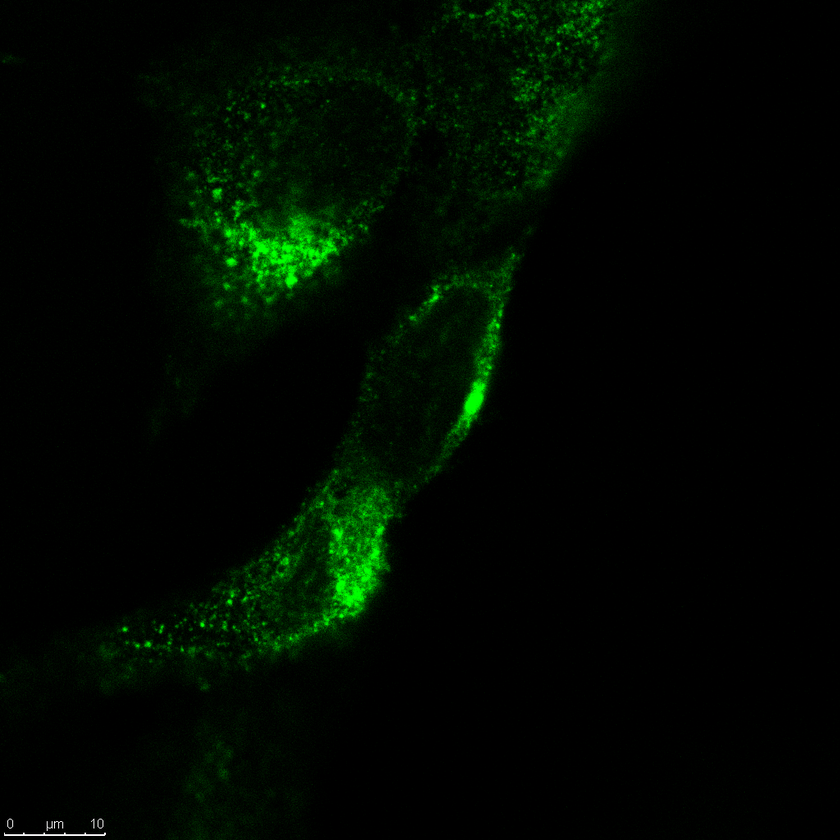
#> input picture e3 hol 1250 1500_z0_ch02.tif, 840 x 840 px, shrunk from 1024 x 1024 before the run, found by its file name
$ python gray_scale.py
#> lines starting #> are read from the running program, lines starting #| are printed output that depends on the picture
import matplotlib.pyplot as plt
import cv2
from skimage import data
from skimage.color import rgb2gray

def grayschale(img):
    """converts the image into a grayscale"""
#> called with img = 'e3 hol 1250 1500_z0_ch02.tif'
    original = cv2.imread(img)
#> original is the input picture: shape (840, 840, 3); mean B, G, R 0.1, 9.4, 0.1
    grayscale = rgb2gray(original)
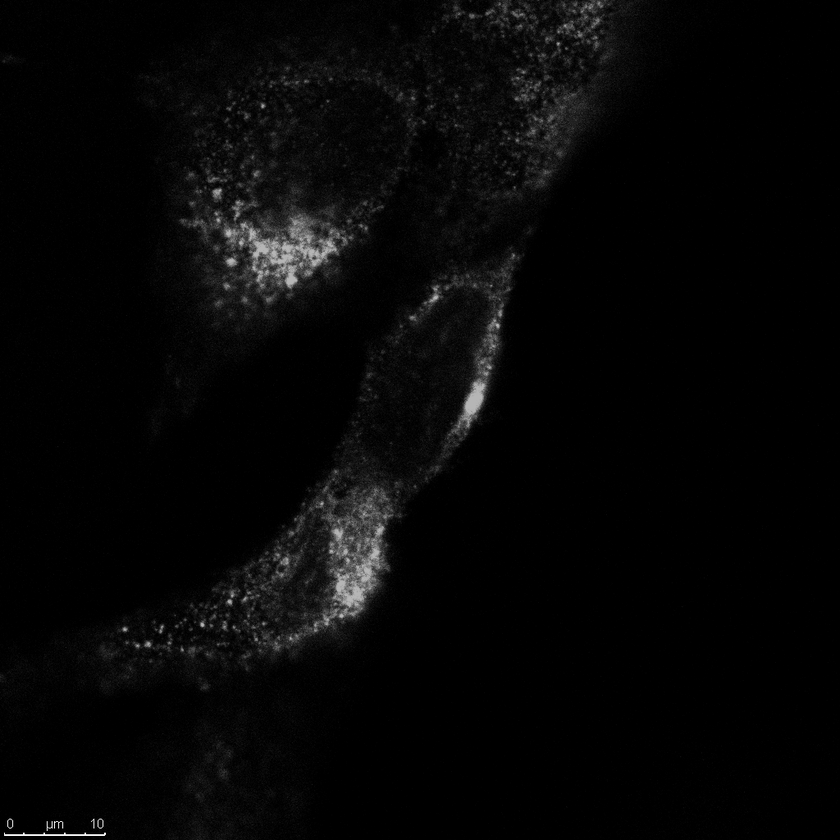
#> grayscale: shape (840, 840) float64; min 0, max 1, mean 0.0266

    fig, axes = plt.subplots(1, 2, figsize=(8, 4))
    ax = axes.ravel()

    ax[0].imshow(original)
    ax[0].set_title("Original")
    ax[1].imshow(grayscale, cmap=plt.cm.gray)
    ax[1].set_title("Grayscale")

    fig.tight_layout()
    plt.show()
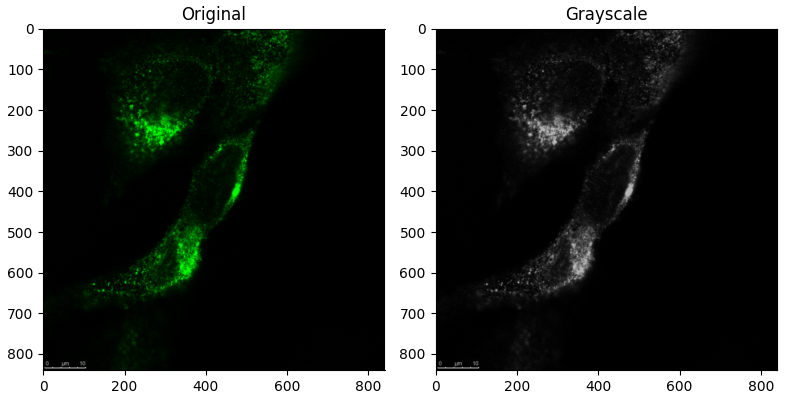
#> figure drawn by matplotlib, 2 panels
    return grayscale

print (grayschale('e3 hol 1250 1500_z0_ch02.tif'))

$ run again, with e3 hol 1250 1500_z0_ch01.tif copied over e3 hol 1250 1500_z0_ch02.tif
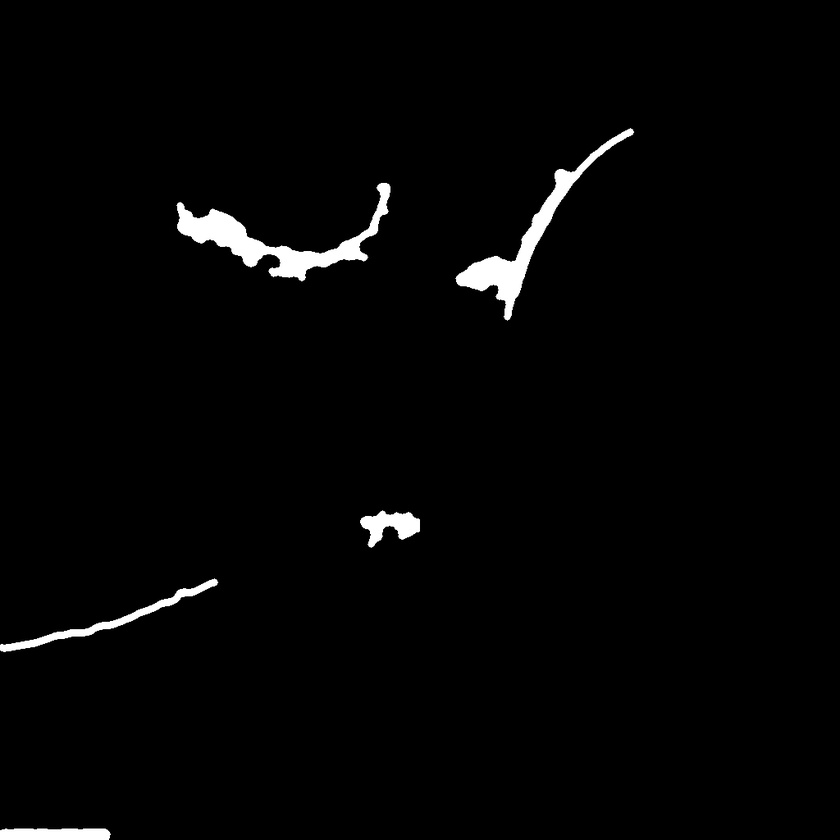
#> input picture e3 hol 1250 1500_z0_ch01.tif, 840 x 840 px, shrunk from 1024 x 1024 before the run, found by its file name
#> in grayschale, original is the input picture: shape (840, 840, 3); min 0, max 255, mean 4.8
#> in grayschale, `plt.show()`:
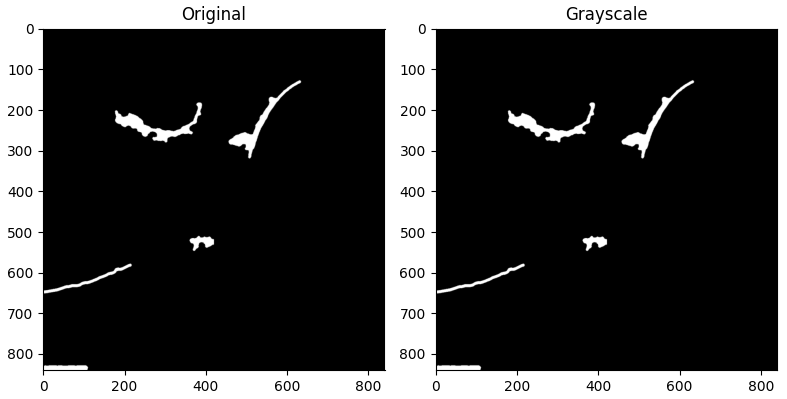
#> figure drawn by matplotlib, 2 panels

$ run again, with e3 hol 1500 11000_z0_ch01.tif copied over e3 hol 1250 1500_z0_ch02.tif
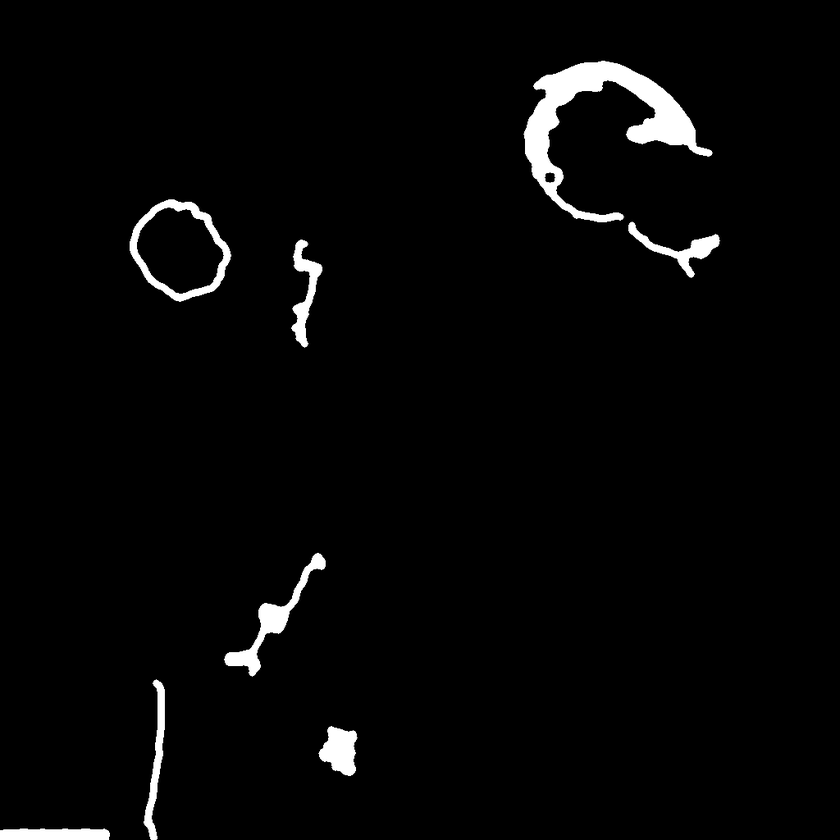
#> input picture e3 hol 1500 11000_z0_ch01.tif, 840 x 840 px, shrunk from 1024 x 1024 before the run, found by its file name
#> in grayschale, original is the input picture: shape (840, 840, 3); min 0, max 255, mean 6.7
#> in grayschale, `plt.show()`:
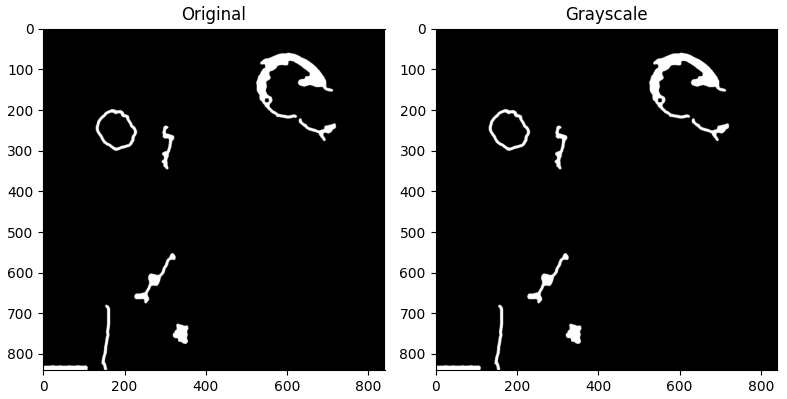
#> figure drawn by matplotlib, 2 panels

$ run again, with e4 hol e4 rec3_z0_ch01.tif copied over e3 hol 1250 1500_z0_ch02.tif
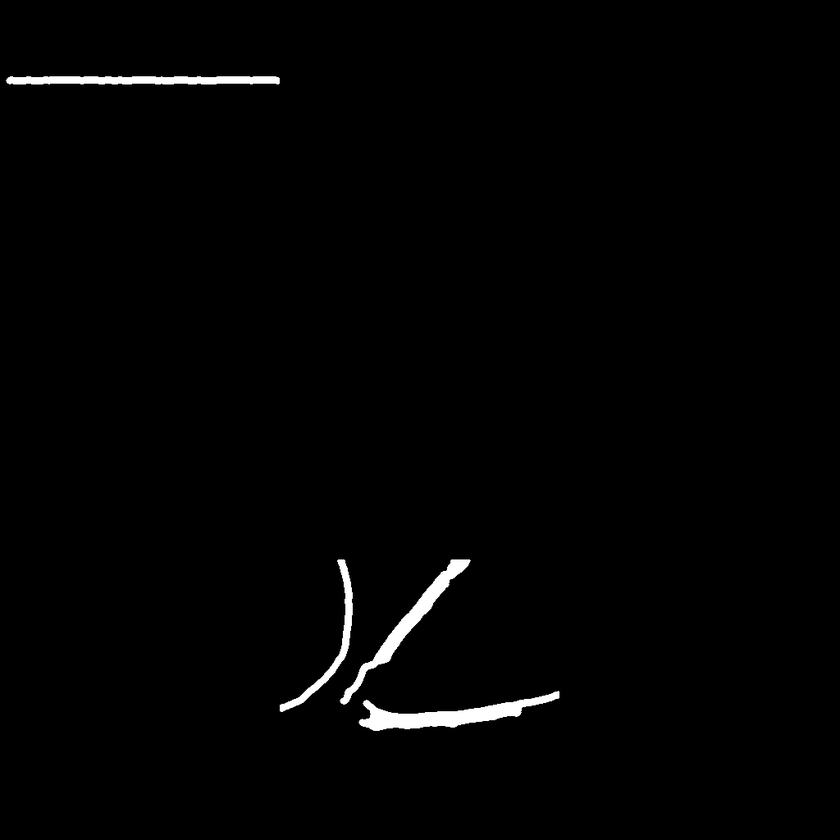
#> input picture e4 hol e4 rec3_z0_ch01.tif, 840 x 840 px, shrunk from 1024 x 1024 before the run, found by its file name
#> in grayschale, original is the input picture: shape (840, 840, 3); min 0, max 255, mean 3
#> in grayschale, `plt.show()`:
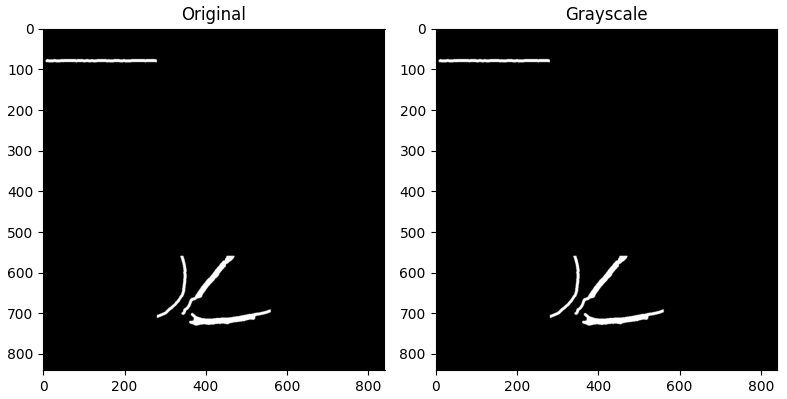
#> figure drawn by matplotlib, 2 panels
